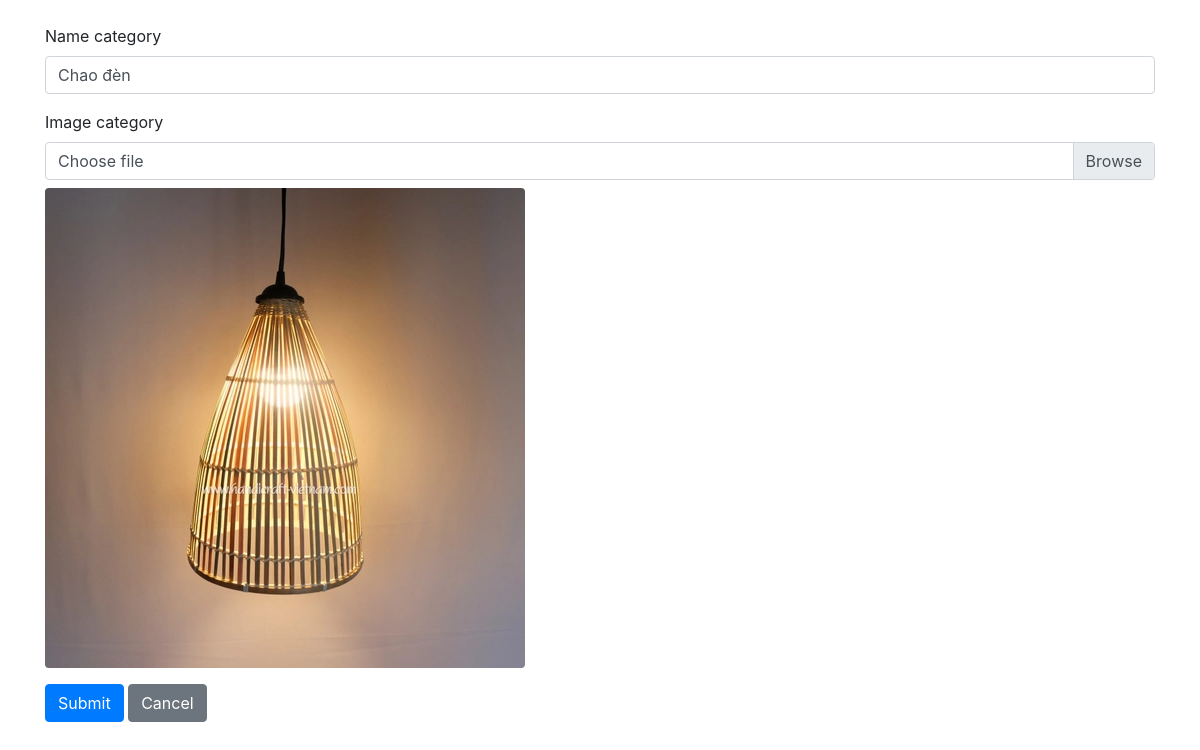
The page /admin/update/category.php?id=3 (signed in) on the database its author committed.
### tables this page shows
CREATE TABLE `category` (
  `category_id` int(11) NOT NULL,
  `category_name` varchar(255) DEFAULT NULL,
  `image_url` varchar(255) DEFAULT NULL
);

### database.php (called while the page is built, shortened)
<?php
function db_connect()
{
  $connection = mysqli_connect(DB_SERVER, DB_USER, DB_PASS, DB_NAME);
  return $connection;
}
$db = db_connect();
function confirm_query_result($result)
{
  global $db;
  if (!$result) {
    echo mysqli_error($db);
    db_disconnect($db);
    exit;
  } else {
    return $result;
  }
}
function find_category_by_id($id) {
  global $db;
  $sql = "SELECT * FROM category ";
  $sql .= "WHERE category_id='" . $id . "' ";
  $sql .= "LIMIT 1";
  $result = mysqli_query($db, $sql);
  $category = mysqli_fetch_assoc($result);
  return $category;
}

### admin/update/category.php (the view, shortened to what this page needs)
<?php
require_once('../../database.php');
$errors = [];
function isFormValidated()
{
    global $errors;
    return count($errors) == 0;
}
if($_SERVER["REQUEST_METHOD"] == 'POST'){
    checkForm();
    if (isFormValidated()){
        $category = [];
        $category['category_id'] = $_POST['category_id'];
        $category['category_name'] =  $_POST['category_name'];
        $file = $_FILES['image'];
        $file_name = $file['name'];
        $category['image_url'] = !empty($_FILES['image']['name']) ? $_FILES['image']['name'] : $_POST['old_image'];  ;
        $result = update_category($category);
        if($result){
        redirect_to('../category.php');
        }
        else{
            echo "update that bai";
        }
    }
    }
else{
    $id = $_GET['id'];
    $category = find_category_by_id($id);
}
?>
<!doctype html>
<html lang="en">
  <head>
    <link rel="stylesheet" href="https://stackpath.bootstrapcdn.com/bootstrap/4.3.1/css/bootstrap.min.css">
  </head>
  <body>
  <form action="<?php echo $_SERVER["PHP_SELF"]; ?>" method="post" enctype="multipart/form-data" class="container mt-4">
<div class="form-group">
    <label for="category_name">Name category</label>
    <input type="text" class="form-control" id="category_name" name="category_name" value="<?php echo (isFormValidated() ? $category['category_name'] : $_POST['category_name']) ?>">
</div>
    <div class="form-group">
    <label for="name">Image category</label>
    <div class="custom-file">
        <label class="custom-file-label" for="image">Choose file</label>
    </div>
    <div class="mt-2">
        <img class="img-fluid rounded" alt="category Image"  src="../../cate/<?php echo isFormValidated() ? $category['image_url'] : $_POST['old_image'] ?>" >
    </div>
</div>
    <button type="submit" name="submit" class="btn btn-primary">Submit</button>
        <a href="../category.php" class="btn btn-secondary">Cancel</a>
</form>
  </body>
</html>

### rows shown on the page
category: category_name "Chao đèn", image_url (picture)
